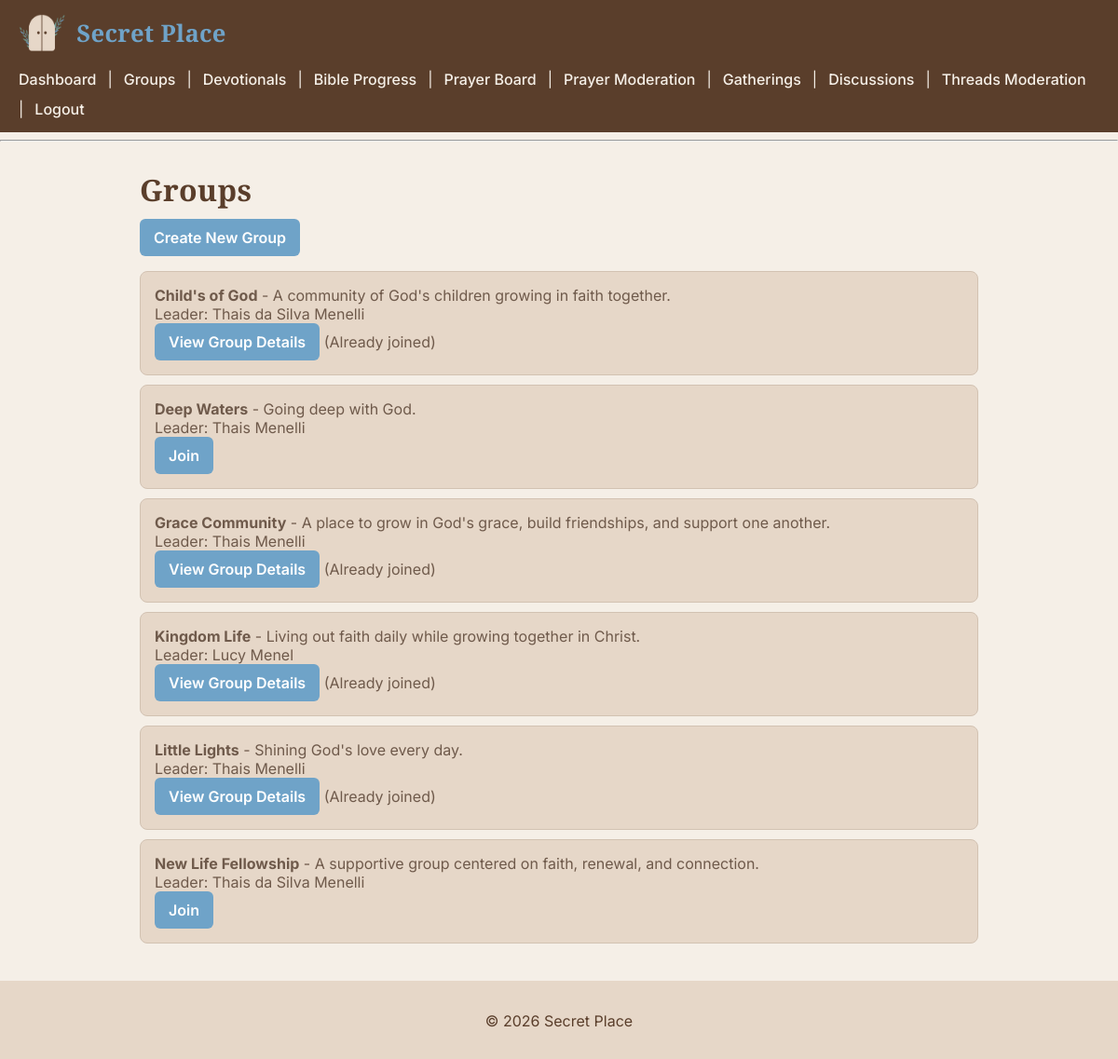
Page /groups/ (signed in) on the committed database.
### tables this page shows
CREATE TABLE groups (
    id INTEGER PRIMARY KEY AUTOINCREMENT,
    group_name TEXT NOT NULL,
    description TEXT,
    leader_id INTEGER,
    FOREIGN KEY(leader_id) REFERENCES users(id)
);

CREATE TABLE users (
    id INTEGER PRIMARY KEY AUTOINCREMENT,
    name TEXT NOT NULL,
    email TEXT UNIQUE NOT NULL,
    password TEXT NOT NULL,
    role TEXT DEFAULT 'member'
, is_active INTEGER DEFAULT 1);

### routes/groups.py (the view)
@groups_bp.route('/')
def list_groups():
    user_id = session.get('user_id')
    user_role = session.get('user_role')
    if not user_id:
        return redirect(url_for('auth.login'))
    groups = get_all_groups_with_leader()
    user_groups = get_user_groups(user_id)
    user_group_ids = [g[0] for g in user_groups]
    can_create = user_role in ['admin', 'leader']
    return render_template(
        'groups.html',
        groups=groups,
        user_group_ids=user_group_ids,
        can_create=can_create
    )

### sqlite_db.py (called while the page is built)
def connect_db():
    return sqlite3.connect(Config.DATABASE)

def get_all_groups_with_leader():
    conn = connect_db()
    cursor = conn.cursor()
    cursor.execute(
        """
        SELECT g.id, g.group_name, g.description, u.name
        FROM groups g
        LEFT JOIN users u ON g.leader_id = u.id
        ORDER BY g.group_name
        """
    )
    groups = cursor.fetchall()
    conn.close()
    return groups

def get_user_groups(user_id):
    conn = connect_db()
    cursor = conn.cursor()
    cursor.execute(
        """
        SELECT g.id, g.group_name, g.description, u.name
        FROM groups g
        INNER JOIN group_members gm ON g.id = gm.group_id
        LEFT JOIN users u ON g.leader_id = u.id
        WHERE gm.user_id = ?
        ORDER BY g.group_name
        """,
        (user_id,)
    )
    groups = cursor.fetchall()
    conn.close()
    return groups

### templates/groups.html
{% extends "layout.html" %}
{% block content %}
<h1>Groups</h1>
{% if can_create %}
    <a href="{{ url_for('groups.create_group') }}" class="btn btn-primary mb-3">Create New Group</a>
{% endif %}
<ul>
{% for g in groups %}
    <li>
        <strong>{{ g[1] }}</strong> - {{ g[2] }} <br>
        Leader: {{ g[3] }} <br>
        {% if session.get("user_role") == "admin" %}
            <a href="{{ url_for('groups.group_detail', group_id=g[0]) }}" class="btn btn-primary mb-3"> View Group Details</a>
            <a href="{{ url_for('groups.manage_group_members', group_id=g[0]) }}" class="btn btn-secondary mb-3">Manage Members</a>
        {% elif g[0] in user_group_ids %}
            <a href="{{ url_for('groups.group_detail', group_id=g[0]) }}" class="btn btn-primary mb-3">View Group Details</a>
            (Already joined)
        {% else %}
            <a href="{{ url_for('groups.join_group', group_id=g[0]) }}" class="btn btn-primary mb-3">Join </a>
        {% endif %}
    </li>
{% endfor %}
</ul>
{% endblock %}

### static/css/styles.css (style rules this page uses)
body { font-family: 'Inter', sans-serif; background-color: #f5efe7; color: #6f5a4b; margin: 0; padding: 0; }
h1, h2, h3, h4, h5, h6 { font-family: 'Playfair Display', serif; color: #5a3e2b; font-weight: 700; letter-spacing: 0.3px; margin-bottom: 10px; }
h1 { font-size: 2rem; margin-bottom: 10px; }
a { color: #6fa3c8; }
button, .button, .btn { font-family: 'Inter', sans-serif; font-weight: 600; background-color: #6fa3c8; color: white; border: none; padding: 10px 15px; text-decoration: none; cursor: pointer; border-radius: 6px; display: inline-block; transition: all 0.2s ease; }
ul { list-style-type: none; padding-left: 0; }
ul li { background-color: #e6d7c8; margin-bottom: 10px; padding: 15px; border-radius: 8px; border: 1px solid #d2c2b2; }

### rows in the picture
groups: group_name "Child's of God", description "A community of God's children growing in faith together.", name "Thais da Silva Menelli"
groups: group_name "Deep Waters", description "Going deep with God.", name "Thais Menelli"
groups: group_name "Grace Community", description "A place to grow in God's grace, build friendships, and support one another.", name "Thais Menelli"
groups: group_name "Kingdom Life", description "Living out faith daily while growing together in Christ.", name "Lucy Menel"
groups: group_name "Little Lights", description "Shining God's love every day.", name "Thais Menelli"
groups: group_name "New Life Fellowship", description "A supportive group centered on faith, renewal, and connection.", name "Thais da Silva Menelli"
